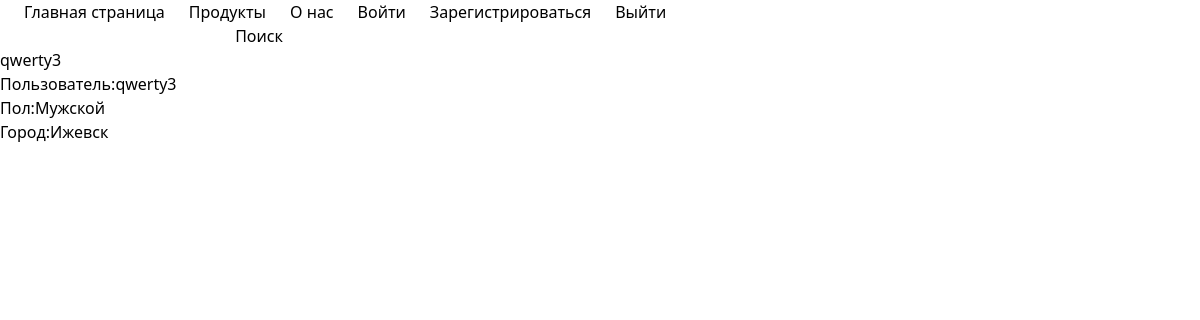
The page /shop/profile (signed in) on the database its author committed.
### shop/models.py (models this page shows)
class Profile(models.Model):
    user = models.OneToOneField(User, on_delete=models.CASCADE)
    gender = models.CharField(choices=Gender, blank=True, max_length=20)
    country = models.CharField(max_length=100, blank=True)
    city = models.CharField(max_length=100, blank=True)
    street = models.CharField(max_length=100, blank=True)
    house = models.CharField(max_length=100, blank=True)
    apartment_number = models.CharField(max_length=100, blank=True)
    class Meta:
        verbose_name = "Пользователь"
        verbose_name_plural = "Пользователи"

### shop/views.py (the view)
# urls.py: path('profile', profile_view, name='profile'),
@login_required(login_url='login')
def profile_view(request: HttpRequest):
    print(request.user)
    user = Profile.objects.select_related('user').get(user=request.user)
    return render(request, 'profile.html', context={
        'user' : user
    })

### templates/profile.html
{% extends "base.html" %}
{% block content %}
    <h2> Пользователь:{{user.user.username}}</h2>
    <h2> Пол:{{user.gender}}</h2>
    <h2> Город:{{user.city}}</h2>
{% endblock %}

### templates/base.html (shortened to what this page needs)
{% load static %}
<!DOCTYPE html>
<html lang="en">
<head>
    <script src="https://cdn.tailwindcss.com"></script>
</head>
<body class="font-Rubik-Mono-One">
    <header>
        <div class="navigation">
            <ul class="flex px-3">
                <li class="px-3"><a href="{% url 'home'%}">Главная страница</a></li>
                <li class="px-3"><a href="{% url 'products'%}">Продукты</a></li>
                <li class="px-3"><a href="{% url 'info_herself'%}">О нас</a></li>
                <li class="px-3"><a href="{% url 'login'%}">Войти</a></li>
                <li class="px-3"><a href="{% url 'register'%}">Зарегистрироваться</a></li>
                <li class="px-3"><a href="{% url 'logout'%}">Выйти</a></li>
            </ul>
        </div>
        <div class="search">
            <form
            hx-trigger="input"
            hx-get="{% url 'search'%}"
            hx-swap="outerHTML"
            hx-target="#found_products">
                <input type="text" name="search">
                <button type="submit">Поиск</button>
            </form>
        </div>
        {% if request.user %}
            {{ request.user.username}}
        {% endif %}
    </header>
    <div id="found_products">
        {% block content %}
        {% endblock %}
    </div>
</body>
</html>

### rows shown on the page
Profile: user.username "qwerty3", gender "Мужской", city "Ижевск"

### other values the page prints
{{ request.user.username }} "qwerty3"
